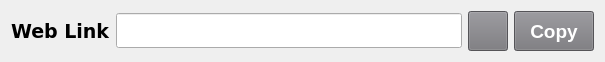
   <widget class="QWidget" name="layoutWidget">
    <property name="geometry">
     <rect>
      <x>10</x>
      <y>70</y>
      <width>605</width>
      <height>42</height>
     </rect>
    </property>
    <layout class="QHBoxLayout" name="horizontalLayout_3">
     <item>
      <widget class="QLabel" name="labelWebLink">
       <property name="font">
        <font>
         <family>DejaVu Sans</family>
         <pointsize>14</pointsize>
         <weight>75</weight>
         <bold>true</bold>
        </font>
       </property>
       <property name="text">
        <string>Web Link</string>
       </property>
      </widget>
     </item>
     <item>
      <widget class="QLineEdit" name="WebLink">
       <property name="enabled">
        <bool>true</bool>
       </property>
       <property name="minimumSize">
        <size>
         <width>300</width>
         <height>35</height>
        </size>
       </property>
       <property name="font">
        <font>
         <family>DejaVu Sans</family>
         <pointsize>12</pointsize>
        </font>
       </property>
       <property name="readOnly">
        <bool>true</bool>
       </property>
      </widget>
     </item>
     <item>
      <widget class="QPushButton" name="buttonGenWebLink">
       <property name="sizePolicy">
        <sizepolicy hsizetype="Minimum" vsizetype="Fixed">
         <horstretch>40</horstretch>
         <verstretch>40</verstretch>
        </sizepolicy>
       </property>
       <property name="minimumSize">
        <size>
         <width>40</width>
         <height>40</height>
        </size>
       </property>
       <property name="maximumSize">
        <size>
         <width>40</width>
         <height>40</height>
        </size>
       </property>
       <property name="styleSheet">
        <string notr="true">background-color: rgb(119, 118, 123);</string>
       </property>
       <property name="text">
        <string/>
       </property>
       <property name="icon">
        <iconset>
         <normaloff>img/reset.png</normaloff>img/reset.png</iconset>
       </property>
      </widget>
     </item>
     <item>
      <widget class="QPushButton" name="buttonCopyWebLink">
       <property name="minimumSize">
        <size>
         <width>0</width>
         <height>40</height>
        </size>
       </property>
       <property name="font">
        <font>
         <pointsize>14</pointsize>
         <weight>75</weight>
         <bold>true</bold>
        </font>
       </property>
       <property name="styleSheet">
        <string notr="true">background-color: rgb(119, 118, 123);
color: rgb(255, 255, 255);</string>
       </property>
       <property name="text">
        <string>Copy</string>
       </property>
      </widget>
     </item>
    </layout>
   </widget>
